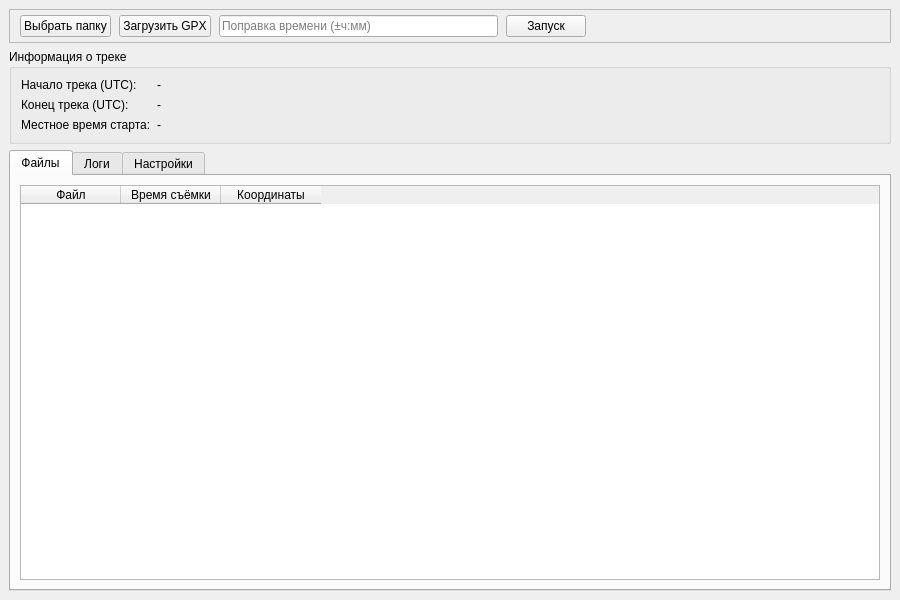
<?xml version="1.0" encoding="UTF-8"?>
<ui version="4.0">
 <class>MainWindow</class>
 <widget class="QMainWindow" name="MainWindow">
  <property name="geometry">
   <rect><x>0</x><y>0</y><width>900</width><height>600</height></rect>
  </property>
  <property name="windowTitle"><string>GeoTagger</string></property>
  <property name="windowIcon">
   <iconset resource="resources.qrc">
    <normaloff>:/icons/app_icon.png</normaloff>:/icons/app_icon.png</iconset>
  </property>
  <widget class="QWidget" name="centralwidget">
   <layout class="QVBoxLayout" name="verticalLayout">

    <!-- ВЕРХНЯЯ ПАНЕЛЬ -->
    <item>
     <widget class="QFrame" name="topPanel">
      <property name="frameShape"><enum>QFrame::StyledPanel</enum></property>
      <layout class="QHBoxLayout" name="horizontalLayoutTopInfo">
       <property name="spacing"><number>8</number></property>
       <property name="leftMargin"><number>10</number></property>
       <property name="topMargin"><number>5</number></property>
       <property name="rightMargin"><number>10</number></property>
       <property name="bottomMargin"><number>5</number></property>

       <item>
        <widget class="QPushButton" name="btnSelectFolder">
         <property name="text"><string>Выбрать папку</string></property>
         <property name="icon">
          <iconset resource="resources.qrc">
           <normaloff>:/icons/folder.png</normaloff>:/icons/folder.png</iconset>
         </property>
        </widget>
       </item>

       <item>
        <widget class="QPushButton" name="btnLoadGPX">
         <property name="text"><string>Загрузить GPX</string></property>
         <property name="icon">
          <iconset resource="resources.qrc">
           <normaloff>:/icons/gpx_file.png</normaloff>:/icons/gpx_file.png</iconset>
         </property>
        </widget>
       </item>

       <item>
        <widget class="QLineEdit" name="editTimeCorrection">
         <property name="placeholderText"><string>Поправка времени (±ч:мм)</string></property>
         <property name="minimumHeight"><number>32</number></property>
        </widget>
       </item>

       <item>
        <widget class="QPushButton" name="btnStart">
         <property name="text"><string>Запуск</string></property>
         <property name="icon">
          <iconset resource="resources.qrc">
           <normaloff>:/icons/run.png</normaloff>:/icons/run.png</iconset>
         </property>
        </widget>
       </item>

       <item>
        <spacer name="horizontalSpacer">
         <property name="orientation"><enum>Qt::Horizontal</enum></property>
         <property name="sizeHint" stdset="0">
          <size><width>40</width><height>20</height></size>
         </property>
        </spacer>
       </item>

       <!-- СТАТУС БЕЗ ПРОГРЕСС-БАРА -->
       <item>
        <widget class="QLabel" name="statusLabel">
         <property name="text"><string></string></property>
         <property name="minimumWidth"><number>200</number></property>
        </widget>
       </item>

      </layout>
     </widget>
    </item>

    <!-- ИНФОРМАЦИЯ О ТРЕКЕ -->
    <item>
     <widget class="QGroupBox" name="trackInfoGroup">
      <property name="title"><string>Информация о треке</string></property>
      <layout class="QFormLayout" name="formLayout">
       <item row="0" column="0"><widget class="QLabel" name="lblStartUTCLabel"><property name="text"><string>Начало трека (UTC):</string></property></widget></item>
       <item row="0" column="1"><widget class="QLabel" name="lblStartUTC"><property name="text"><string>-</string></property></widget></item>

       <item row="1" column="0"><widget class="QLabel" name="lblEndUTCLabel"><property name="text"><string>Конец трека (UTC):</string></property></widget></item>
       <item row="1" column="1"><widget class="QLabel" name="lblEndUTC"><property name="text"><string>-</string></property></widget></item>

       <item row="2" column="0"><widget class="QLabel" name="lblStartLocalLabel"><property name="text"><string>Местное время старта:</string></property></widget></item>
       <item row="2" column="1"><widget class="QLabel" name="lblStartLocal"><property name="text"><string>-</string></property></widget></item>
      </layout>
     </widget>
    </item>

    <!-- ОСНОВНЫЕ ВКЛАДКИ -->
    <item>
     <widget class="QTabWidget" name="tabWidgetMain">
      <property name="currentIndex"><number>0</number></property>
      <property name="iconSize"><size><width>24</width><height>24</height></size></property>

      <!-- ВКЛАДКА ФАЙЛЫ -->
      <widget class="QWidget" name="tabFiles">
       <attribute name="icon">
        <iconset resource="resources.qrc">
         <normaloff>:/icons/files.png</normaloff>:/icons/files.png</iconset>
       </attribute>
       <attribute name="title"><string>Файлы</string></attribute>
       <layout class="QVBoxLayout" name="verticalLayoutFiles">
        <item>
         <widget class="QTableWidget" name="tableFiles">
          <column><property name="text"><string>Файл</string></property></column>
          <column><property name="text"><string>Время съёмки</string></property></column>
          <column><property name="text"><string>Координаты</string></property></column>
         </widget>
        </item>
       </layout>
      </widget>

      <!-- ВКЛАДКА ЛОГИ -->
      <widget class="QWidget" name="tabLogs">
       <attribute name="icon">
        <iconset resource="resources.qrc">
         <normaloff>:/icons/log.png</normaloff>:/icons/log.png</iconset>
       </attribute>
       <attribute name="title"><string>Логи</string></attribute>
       <layout class="QVBoxLayout" name="verticalLayoutLogs">
        <item>
         <widget class="QTextEdit" name="textEditLogs">
          <property name="readOnly"><bool>true</bool></property>
          <property name="placeholderText"><string>Здесь отображаются логи приложения...</string></property>
         </widget>
        </item>
        <item>
         <layout class="QHBoxLayout" name="horizontalLayoutClearLogs">
          <item>
           <spacer name="horizontalSpacer_Logs">
            <property name="orientation"><enum>Qt::Horizontal</enum></property>
            <property name="sizeHint" stdset="0">
             <size><width>40</width><height>20</height></size>
            </property>
           </spacer>
          </item>
          <item>
           <widget class="QPushButton" name="btnClearLogs">
            <property name="text"><string>Очистить логи</string></property>
            <property name="icon">
             <iconset resource="resources.qrc">
              <normaloff>:/icons/clear.png</normaloff>:/icons/clear.png</iconset>
            </property>
           </widget>
          </item>
         </layout>
        </item>
       </layout>
      </widget>

      <!-- ВКЛАДКА НАСТРОЙКИ -->
      <widget class="QWidget" name="tabSettings">
       <attribute name="icon"><iconset resource="resources.qrc"><normaloff>:/icons/settings.png</normaloff>:/icons/settings.png</iconset></attribute>
       <attribute name="title"><string>Настройки</string></attribute>
       <layout class="QVBoxLayout" name="verticalLayoutSettings"/>
      </widget>

     </widget>
    </item>

   </layout>
  </widget>
 </widget>

 <resources>
  <include location="resources.qrc"/>
 </resources>

 <connections/>
</ui>
